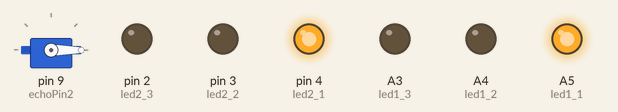
Simulated run of this sketch. Board: Arduino Uno, built with avr-gcc and run on an emulated ATmega328P. Shown: servo, output pins drawn as LEDs (lit = HIGH). Pins used as bus, display or sensor lines are not drawn.

Above: at 0.1 s.
Timing chart, 0 to 35.4 s (numbered marks = the images above):
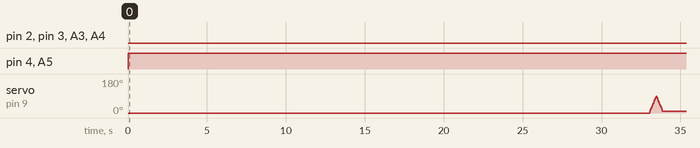

The sketch:

waste-management-code.ino
```cpp
#include <Servo.h>
Servo servo1;
Servo servo2;
#define trigPin1 5
#define echoPin1 6
#define echoPin2 9
#define trigPin2 8
#define led2_1 4       // 1 Green
#define led2_2 3      // 2 Yellow
#define led2_3 2      // 3 Red
#define led1_1 A5     // 1 Green
#define led1_2 A4     // 2 Yellow
#define led1_3 A3       // 3 Red
int metalPin = 13;
#define infraPin 7
#define buzzerPin 8
#define touchPin 12
#define moistPin A0

long duration, distance, ultraValue1, ultraValue2;
int bin1state, bin2state;

int checkBin1();
int checkBin2();
int valueIR, valueTouch, valueMoisture;

void setup()
{
  pinMode(trigPin1, OUTPUT);
  pinMode(echoPin1, INPUT);
  pinMode(trigPin2, OUTPUT);
  pinMode(echoPin2, INPUT);
  pinMode(led1_1, OUTPUT);
  pinMode(buzzerPin, OUTPUT);
  pinMode(led1_2, OUTPUT);
  pinMode(led1_3, OUTPUT);
  pinMode(led2_1, OUTPUT);
  pinMode(led2_2, OUTPUT);
  pinMode(led2_3, OUTPUT);
  pinMode(metalPin, INPUT);
  pinMode(touchPin, INPUT);
  pinMode(moistPin, INPUT);
  pinMode(infraPin, INPUT);
  servo1.attach(9);
  servo1.write(0);
  servo2.write(0);
}

void loop()
{
      digitalWrite(led1_1,HIGH);
      digitalWrite(led1_2,LOW);
      digitalWrite(led1_3,LOW);
      digitalWrite(led2_1,HIGH);
      digitalWrite(led2_2,LOW);
      digitalWrite(led2_3,LOW);
    delay(33000);
      for(int angle = 0; angle < 90; angle=angle+10) {
              servo1.write(angle);
              delay(50);
           } for(int angle = 90; angle > 0; angle=angle-10) {
              servo1.write(angle);
              delay(50);
           }
    delay(15000);
      for(int angle = 0; angle < 90; angle=angle+10) {
              servo1.write(angle);
              delay(50);
           } for(int angle = 90; angle > 0; angle=angle-10) {
              servo1.write(angle);
              delay(50);
           }
    delay(14000);
      for(int angle = 0; angle < 90; angle=angle+10) {
              servo1.write(angle);
              delay(50);
           } for(int angle = 90; angle > 0; angle=angle-10) {
              servo1.write(angle);
              delay(50);
           }
       digitalWrite(buzzerPin, HIGH);
       delay(1000);
       digitalWrite(buzzerPin, LOW);
    delay(28000);
      digitalWrite(led1_1,HIGH);
      digitalWrite(led1_2,LOW);
      digitalWrite(led1_3,LOW);
      digitalWrite(led2_1,HIGH);
      digitalWrite(led2_2,LOW);
      digitalWrite(led2_3,LOW);
    delay(10000);
      digitalWrite(led1_1,LOW);
      digitalWrite(led1_2,HIGH);
      digitalWrite(led1_3,LOW);
      digitalWrite(led2_1,LOW);
      digitalWrite(led2_2,HIGH);
      digitalWrite(led2_3,LOW);
    delay(10000);
      digitalWrite(led1_1,LOW);
      digitalWrite(led1_2,LOW);
      digitalWrite(led1_3,HIGH);
      digitalWrite(led2_1,LOW);
      digitalWrite(led2_2,LOW);
      digitalWrite(led2_3,HIGH);
    delay(10000);
      digitalWrite(led1_1,HIGH);
      digitalWrite(led1_2,LOW);
      digitalWrite(led1_3,LOW);
      digitalWrite(led2_1,HIGH);
      digitalWrite(led2_2,LOW);
      digitalWrite(led2_3,LOW);
}
```

Measured:
- by itself, pin 4 (led2_1), A5 (led1_1): LOW → HIGH at 0.00 s
- by itself, servo on pin 9 (echoPin2): rises from 0° to 90° in 0.40 s, then falls to 10° in 0.40 s
